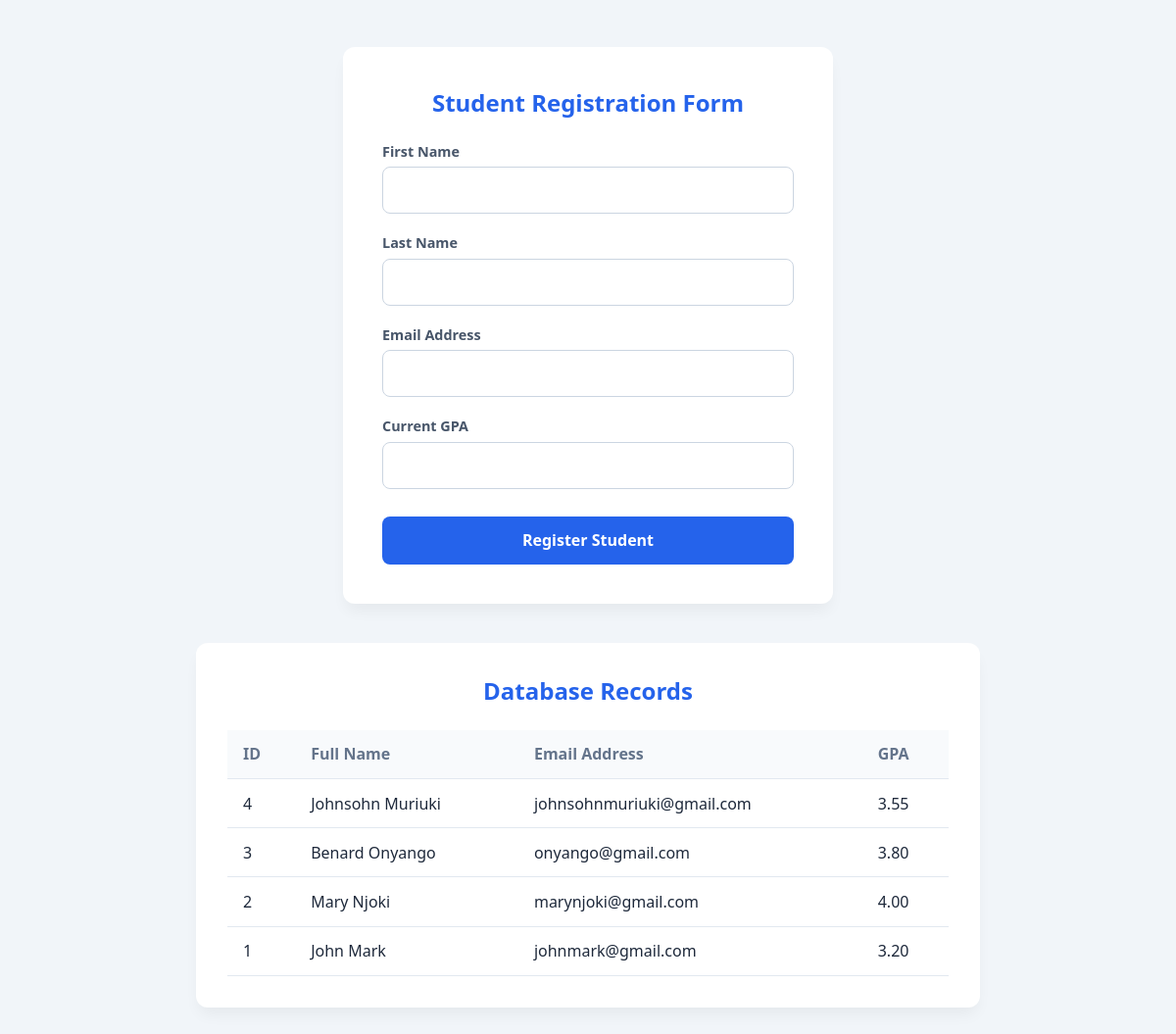
The page / on the database its author committed.
### tables this page shows
CREATE TABLE `students` (
  `student_id` bigint(20) unsigned NOT NULL AUTO_INCREMENT,
  `first_name` varchar(50) NOT NULL,
  `last_name` varchar(50) NOT NULL,
  `email` varchar(100) DEFAULT NULL,
  `enrollment_date` date DEFAULT curdate(),
  `gpa` decimal(3,2) DEFAULT NULL,
  PRIMARY KEY (`student_id`),
  UNIQUE KEY `email` (`email`)
);

### index.php (the view, shortened to what this page needs)
<!DOCTYPE html>
<html lang="en">
<head>
</head>
<body>
    <div class="container">
        <h2>Student Registration Form</h2>
        <form id="studentForm">
            <div class="form-group">
                <label for="firstName">First Name</label>
                <input type="text" id="firstName" required>
            </div>
            <div class="form-group">
                <label for="lastName">Last Name</label>
                <input type="text" id="lastName" required>
            </div>
            <div class="form-group">
                <label for="email">Email Address</label>
                <input type="email" id="email" required>
            </div>
            <div class="form-group">
                <label for="gpa">Current GPA</label>
                <input type="number" id="gpa" step="0.01" min="0" max="4" required>
            </div>
            <button type="submit" class="btn-submit">Register Student</button>
        </form>
    </div>
    <div class="table-container">
        <h2>Database Records</h2>
        <table id="studentTable">
            <thead>
                <tr>
                    <th>ID</th>
                    <th>Full Name</th>
                    <th>Email Address</th>
                    <th>GPA</th>
                </tr>
            </thead>
            <tbody>
                <?php
                $conn = new mysqli("localhost", "root", "", "school_system");
                if (!$conn->connect_error) {
                    $result = $conn->query("SELECT * FROM students ORDER BY student_id DESC");
                    while ($row = $result->fetch_assoc()) {
                        echo "<tr>
                                <td>" . $row['student_id'] . "</td>
                                <td>" . htmlspecialchars($row['first_name'] . " " . $row['last_name']) . "</td>
                                <td>" . htmlspecialchars($row['email']) . "</td>
                                <td>" . number_format($row['gpa'], 2) . "</td>
                              </tr>";
                    }
                }
                ?>
            </tbody>
        </table>
    </div>
</body>
</html>

### index.php (style rules this page uses)
* { margin: 0; padding: 0; box-sizing: border-box; font-family: 'Segoe UI', sans-serif; }
body { background-color: #f1f5f9; color: #1e293b; padding: 3rem 1rem; display: flex; flex-direction: column; align-items: center; }
.container { background: #ffffff; padding: 2.5rem; border-radius: 12px; width: 100%; max-width: 500px; box-shadow: 0 10px 15px -3px rgba(0,0,0,0.05); margin-bottom: 2.5rem; }
h2 { margin-bottom: 1.5rem; font-size: 1.5rem; text-align: center; color: #2563eb; }
.form-group { margin-bottom: 1.25rem; }
label { display: block; margin-bottom: 0.4rem; font-size: 0.9rem; font-weight: 600; color: #475569; }
input { width: 100%; padding: 0.75rem; border: 1px solid #cbd5e1; border-radius: 8px; font-size: 1rem; outline: none; transition: 0.2s; }
.btn-submit { width: 100%; background-color: #2563eb; color: #ffffff; font-size: 1rem; font-weight: 600; padding: 0.85rem; border: none; border-radius: 8px; cursor: pointer; transition: 0.2s; margin-top: 0.5rem; }
.table-container { background: #ffffff; padding: 2rem; border-radius: 12px; width: 100%; max-width: 800px; box-shadow: 0 10px 15px -3px rgba(0,0,0,0.05); }
table { width: 100%; border-collapse: collapse; text-align: left; }
th, td { padding: 0.85rem 1rem; border-bottom: 1px solid #e2e8f0; }
th { background-color: #f8fafc; color: #64748b; font-weight: 600; }

### rows shown on the page
students: student_id "4", first_name+last_name "Johnsohn Muriuki", email "johnsohnmuriuki@gmail.com", gpa "3.55"
students: student_id "3", first_name+last_name "Benard Onyango", email "onyango@gmail.com", gpa "3.80"
students: student_id "2", first_name+last_name "Mary Njoki", email "marynjoki@gmail.com", gpa "4.00"
students: student_id "1", first_name+last_name "John Mark", email "johnmark@gmail.com", gpa "3.20"
